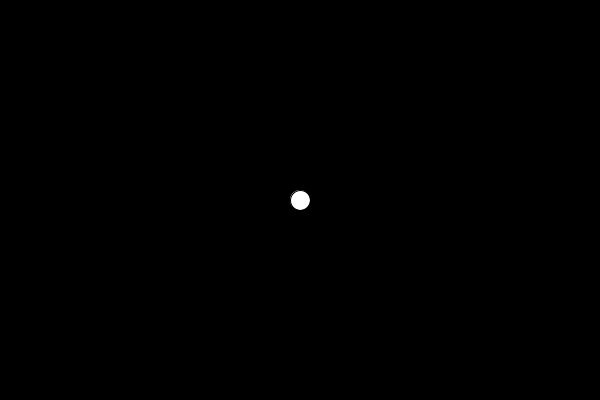
Frame 1 (no input)
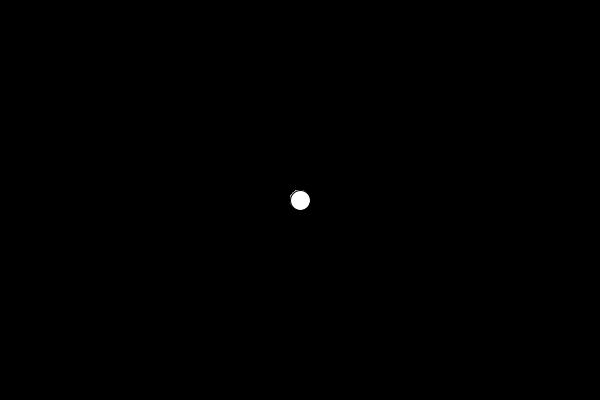
Frame 60 (the mouse pressed at the canvas centre just before this capture)
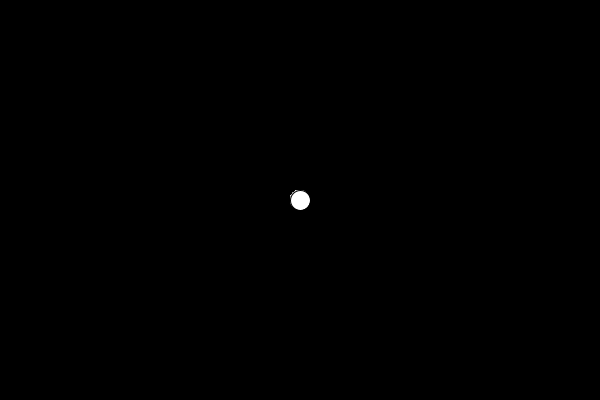
Frame 120 (the mouse held since frame 60 and released just before this capture)

The Processing sketch that drew these frames (run headless with seeded random() and noise(); from frame 60 on, the mouse is pressed at the canvas centre):

// Processing sketch: your_first_interactive_sketch
// ── your_first_interactive_sketch.pde
// Chayma Zatout
// https://github.com/ChaymaZatout

//declare global variables:
int center_x, center_y;

void setup(){
  println("setup function ..");
  
  //set the frame size:
  size(600, 400);
  
  // set the background color:
  background(0);
  
  //initialize the variable center:
  center_x= width/2; // to a value equale to the window width /2 -> 600/2=300
  center_y= height/2;// to a value equale to the window height /2 -> 400/2=200
}

void draw(){
  // uncomment the next instruction and rerun again:
  //background(0);
  
  // draw a white ball at (center_x, center_y)
  fill(255);
  /*
    ps: center_x and center_y are updated with mouseX and mouseY respectively when the mouse is dragged.
    (see mouseDragged() function another built-in function)
  */
  circle(center_x, center_y, 20); // with radius = 20/2= 10
}

   
void mouseDragged(){
  center_x= mouseX;
  center_y= mouseY;
}
